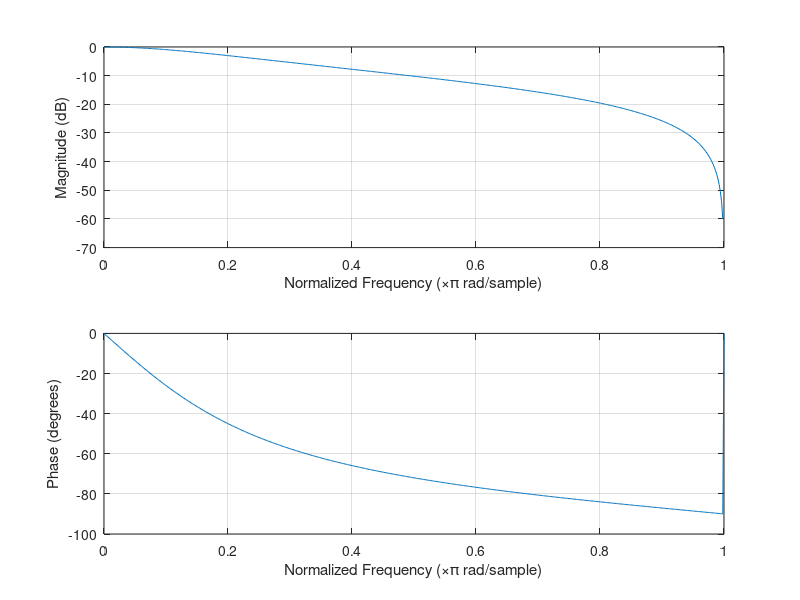
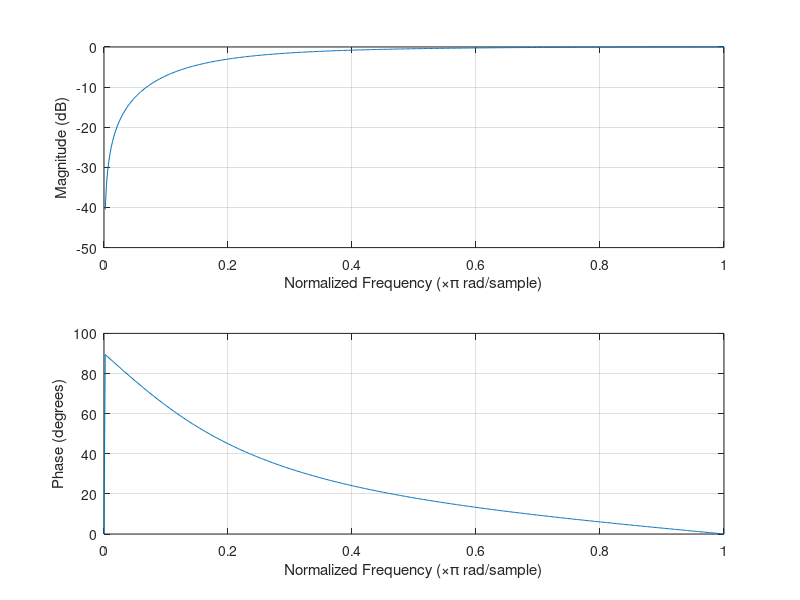
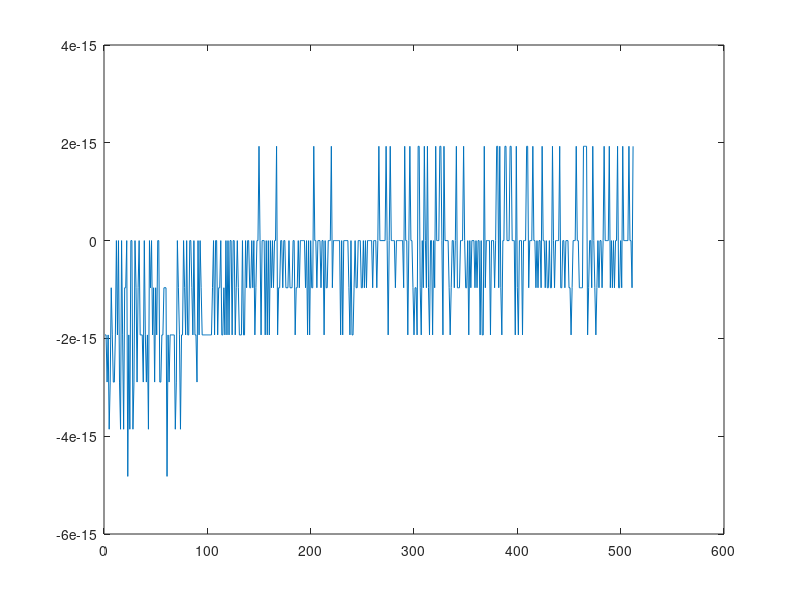

Reproduce these figures in MATLAB, in order.


fs = 48000;
fc = 200;
[bl, al] = butter(1, 0.2);
[bh, ah] = butter(1, 0.2, 'high');

% bl = conv(bl,bl);
% al = conv(al,al);
% bh = conv(bh,bh);
% ah = conv(ah,ah);

figure(1);
freqz(bl, al);
figure(2);
freqz(bh, ah);

figure(3),clf
[hl, wl] = freqz(bl, al);
[hh, wh] = freqz(bh, ah);
plot(mag2db(abs(hl+hh)))
